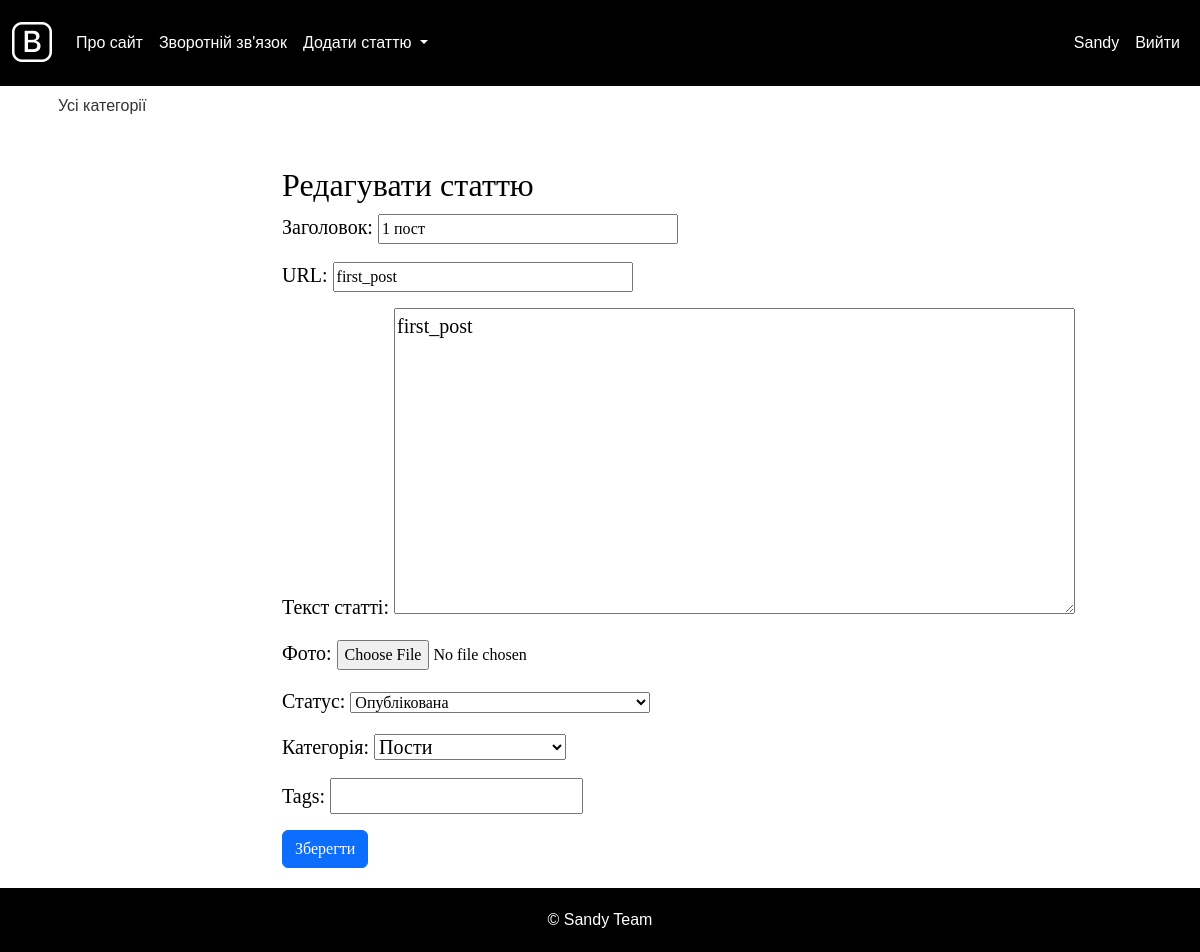
/post/first_post/edit/ (signed in), run on the app's committed database.
### blog/models.py (models this page shows, shortened)
class CustomUser(AbstractUser):
    avatar = models.ImageField(upload_to='avatars/', blank=True, null=True, default='avatars/default_avatar.png')
    class Meta:
        verbose_name = 'Користувач'
        verbose_name_plural = 'Користувачі'

class Blog(models.Model):
    DRAFT = 'draft'
    PUBLISHED = 'published'
    STATUS_CHOICES = [
        (DRAFT, 'Чернетка'),
        (PUBLISHED, 'Опублікована'),
    ]
    title = models.CharField(max_length=255, verbose_name="Заголовок")
    slug = models.SlugField(max_length=255, unique=True, verbose_name="URL")
    content = models.TextField(blank=True, verbose_name="Текст статті")
    photo = models.ImageField(upload_to="photos/%Y/%m/%d/", verbose_name="Фото", blank=True, null=True)
    time_create = models.DateTimeField(auto_now_add=True, verbose_name="Час створення")
    time_update = models.DateTimeField(auto_now=True, verbose_name="Час оновлення")
    status = models.CharField(max_length=10, choices=STATUS_CHOICES, default=DRAFT, verbose_name="Статус")
    cat = models.ForeignKey('Category', on_delete=models.PROTECT, verbose_name="Категорія")
    author = models.ForeignKey(settings.AUTH_USER_MODEL, on_delete=models.CASCADE, related_name='posts', verbose_name="Автор", null=True)
    likes = models.ManyToManyField(settings.AUTH_USER_MODEL, related_name='liked_posts', blank=True, verbose_name="Лайки", through='PostLike')
    dislikes = models.ManyToManyField(settings.AUTH_USER_MODEL, related_name='disliked_posts', blank=True, verbose_name="Дизлайки", through='PostDislike')
    tags = TaggableManager()
    class Meta:
        verbose_name = 'Запис блогу'
        verbose_name_plural = 'Записи блогу'
        ordering = ['id']

### blog/views.py (the view)
# urls.py: path('post/<slug:post_slug>/edit/', views.edit_post, name='edit_post'),
@login_required
def edit_post(request, post_slug):
        post = get_object_or_404(Blog, slug=post_slug)
        if request.user == post.author or request.user.is_staff:
            if request.method == 'POST':
                form = AddPostForm(request.POST, request.FILES, instance=post)
                if form.is_valid():
                    form.save()
                    return redirect(post.get_absolute_url())
            else:
                form = AddPostForm(instance=post)
            return render(request, 'edit_post.html', {'form': form, 'post': post})
        else:
            return redirect('home')

### blog/forms.py (shortened to what this page needs)
class AddPostForm(forms.ModelForm):
    tags = TagField(label='Теги', required=False, widget=forms.TextInput(attrs={'class': 'form-input'}))
    def __init__(self, *args, **kwargs):
        super().__init__(*args, **kwargs)
        self.fields['cat'].empty_label = "Категорія не обрана"
    class Meta:
        model = Blog
        fields = ['title', 'slug', 'content', 'photo', 'status', 'cat', 'tags']
        widgets = {
            'title': forms.TextInput(attrs={'class': 'form-input'}),
            'slug': forms.TextInput(attrs={'class': 'form-input'}),
            'content': forms.Textarea(attrs={'cols': 60, 'rows': 10}),
            'photo': forms.FileInput(attrs={'class': 'form-input'}),
            'status': forms.Select(attrs={'class': 'form-input'}),
        }

### blog/models.py (called while the page is built)
    def __str__(self):
        return self.name

### blog/templates/edit_post.html (shortened to what this page needs)
  {% extends 'base.html' %}
  {% block content %}
  <h1>Редагувати статтю</h1>
  <form method="post" enctype="multipart/form-data">
    {{ form.as_p }}
    <button type="submit" class="btn btn-primary">Зберегти</button>
  </form>
  {% endblock %}

### blog/templates/base.html (shortened to what this page needs)
{% load static %}
<!DOCTYPE html>
<html>
<head>
    <link href="https://cdn.jsdelivr.net/npm/bootstrap@5.3.0/dist/css/bootstrap.min.css" rel="stylesheet">
    <link href="https://cdn.jsdelivr.net/npm/bootstrap-icons/font/bootstrap-icons.css" rel="stylesheet">
    <link href="{% static 'css/styles.css' %}" rel="stylesheet">
</head>
<body>
<nav class="navbar navbar-expand-lg navbar-light">
    <div class="container-fluid">
        <a class="navbar-brand" href="{% url 'home' %}">
            <i class="bi bi-bootstrap" style="color: #fff;"></i>
        </a>
        <div class="collapse navbar-collapse" id="navbarNavDropdown">
            <ul class="navbar-nav me-auto">
                <li class="nav-item">
                    <a class="nav-link" href="{% url 'about' %}">Про сайт</a>
                </li>
                <li class="nav-item">
                    <a class="nav-link" href="{% url 'contact' %}">Зворотній зв'язок</a>
                </li>
                <li class="nav-item dropdown">
                    <a class="nav-link dropdown-toggle" href="#" id="navbarDropdown" role="button" data-bs-toggle="dropdown" aria-expanded="false">
                        Додати статтю
                    </a>
                </li>
            </ul>
            <ul class="navbar-nav ms-auto">
                {% if request.user.is_authenticated %}
                    <li class="nav-item">
                        <a class="nav-link" href="{% url 'user_profile' request.user.username %}">{{ request.user.username }}</a>
                    </li>
                    <li class="nav-item">
                        <a class="nav-link" href="{% url 'logout' %}">Вийти</a>
                    </li>
                {% endif %}
            </ul>
        </div>
    </div>
</nav>
<div class="container content-wrapper">
    <div class="row">
        <div class="col-md-2">
            <ul class="list-group">
                {% if cat_selected == 0 %}
                    <li class="list-group-item list-group-header">Усі категорії</li>
                {% else %}
                    <li class="list-group-item"><a href="{% url 'home' %}">Усі категорії</a></li>
                {% endif %}
            </ul>
        </div>
        <div class="col-md-10">
            <div class="content-text">
                {% block content %}
                {% endblock %}
            </div>
        </div>
    </div>
</div>
<footer class="footer">
    <div class="container">
        <span class="text-muted">&copy; Sandy Team</span>
    </div>
</footer>
</body>
</html>

### blog/static/css/styles.css (style rules this page uses)
html, body { font-family: 'Arial'; margin: 0; padding: 0; height: 100%; width: 100%; color: #444; }
a { color: #0059b2; text-decoration: none; }
.bi-bootstrap { font-size: 40px; color: #000; }
.content-text { margin: 60px 0 0 30px; color: #000; font-size: 20px; font-family: Yandex Sans Display Light; }
.content-text h1 { font-size: 32px; }
.form-input { width: 300px; font-size: 16px; }

### blog/templates/base.html (style rules this page uses)
body, html { height: 100%; margin: 0; }
body { display: flex; flex-direction: column; }
.content-wrapper { flex: 1; }
.footer { position: relative; bottom: 0; width: 100%; text-align: center; padding: 20px 0; background-color: #000; }
.footer .text-muted { color: #fff !important; }
.navbar-light { background-color: #000 !important; }
.navbar-nav .nav-link { color: #fff !important; }
.content-text { padding: 20px; }
.list-group { border: none; padding-left: 0; }
.list-group-item { border: none; padding: 0.5rem 1rem; }
.list-group-item a { color: #333; text-decoration: none; }

### data on the page
CustomUser: user.username "Sandy"
Blog: title "1 пост", slug "first_post", content "first_post", status "Опублікована", cat "Пости"
